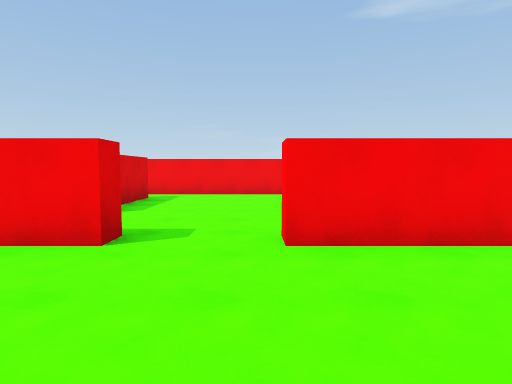
[1] (above)

15 first-person views from a walk through a 3-D level made in the Unity game engine. The camera is 1.5 m above the floor, tilts 4° down and sees 75° across. The floor is counted in squares, 2 m on a side. Each view is taken from the middle of a square. On the plan, view 1 faces up. The plan holds only what a view shows up to about 11 squares ahead; the rest is blank. The player is left out.

[2]
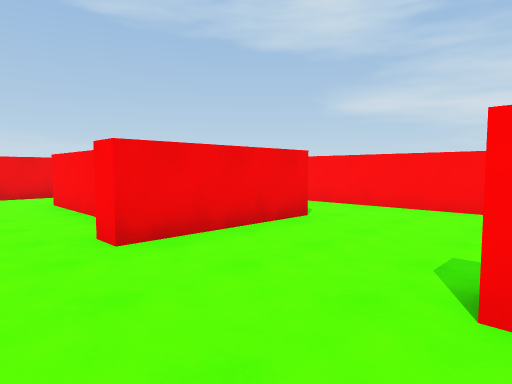

[3]
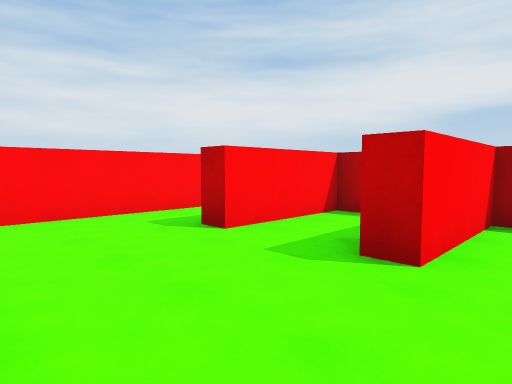

[4]
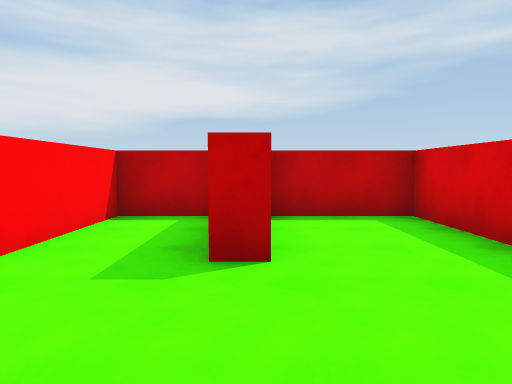

[5]
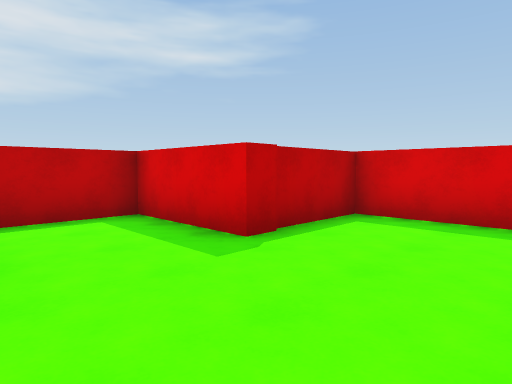

[6]
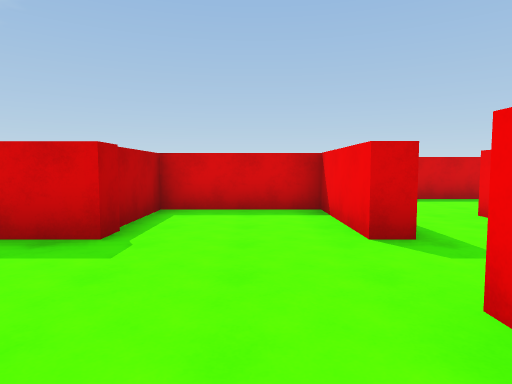

[7]
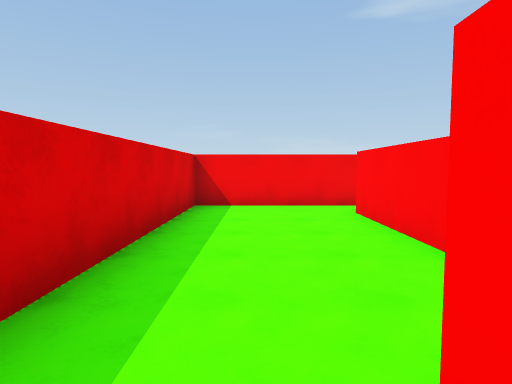

[8]
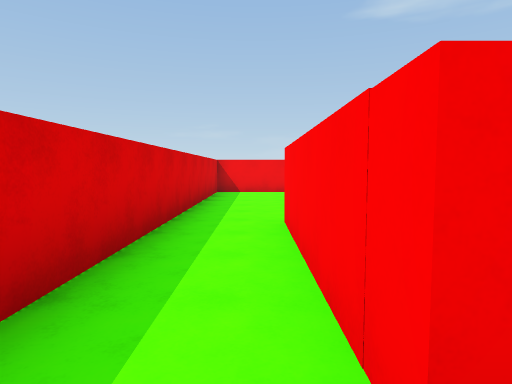

[9]
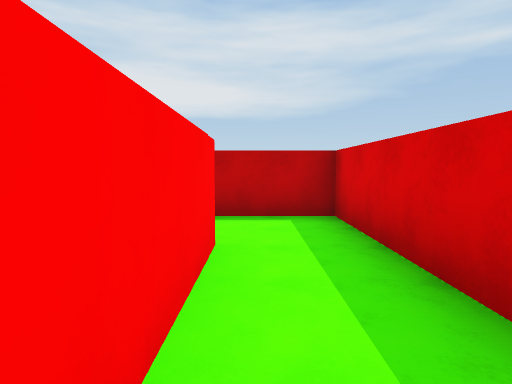

[10]
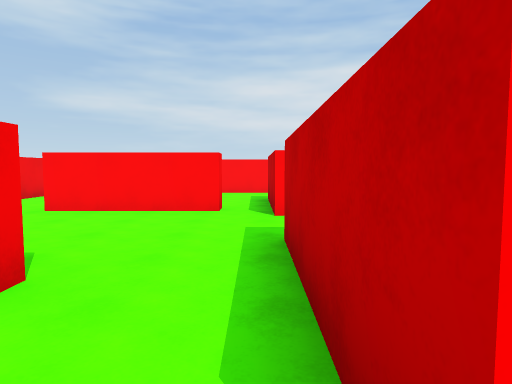

[11]
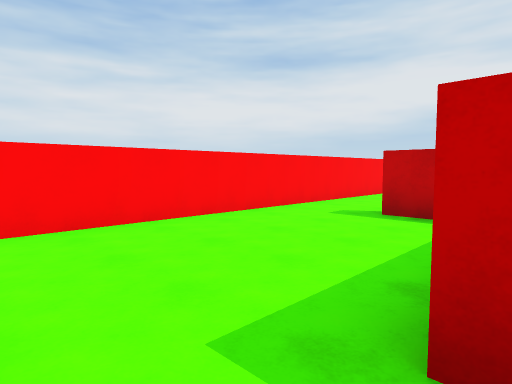

[12]
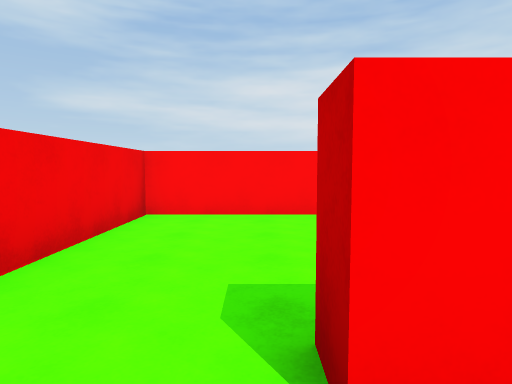

[13]
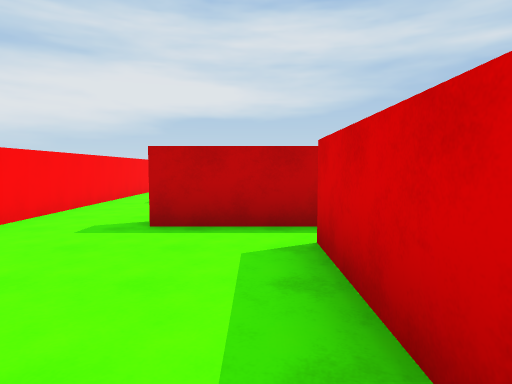

[14]
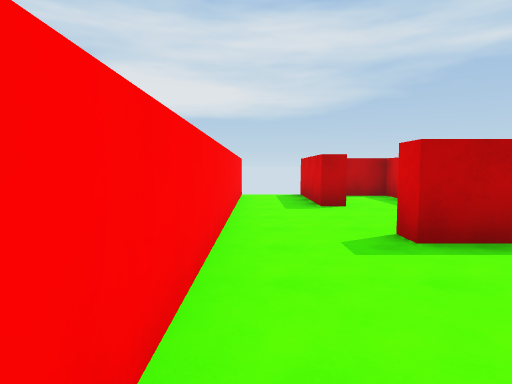

[15]
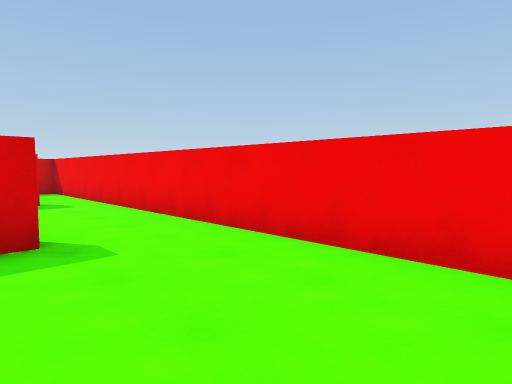

### Floor plan
Ten units are one square. View 1 is at (0, 0); x grows to the right and y downward. Boxes are objects, and circles mark ways between rooms. Rooms are numbered by the first view taken in them; rooms with no view inside come last. Other rooms are left out.
<svg viewBox="-68 -103 127 136">
<path fill="none" stroke="#000" d="M14 15 14 22 32 22 32 -4 37 -4 37 28M34 -37 34 -32 3 -32 3 -37M14 -46 9 -46M-15 -37 -15 -32 -41 -32 -41 -4 -15 -4 -15 22 9 22 9 -4 15 -4M54 26 54 -36M-46 2 -46 -37 -34 -37M-33 -59 -33 -88M-36 -98 -63 -98 -63 22 -42 22M9 -77 14 -77 14 -46M54 -36 54 -98 4 -98M3 -37 34 -37M-28 -56 -34 -56M-28 -88 -28 -69M9 -46 9 -77M4 -98 -36 -98M-34 -37 -15 -37"/>
<circle cx="45" cy="-40" r="3" fill="#2a7"/>
<circle cx="-5" cy="-40" r="3" fill="#2a7"/>
<circle cx="-30" cy="-50" r="3" fill="#2a7"/>
<circle cx="-30" cy="-90" r="3" fill="#2a7"/>
<circle cx="10" cy="-85" r="3" fill="#2a7"/>
<text x="10" y="-10">1</text>
<text x="-50" y="-30">2</text>
<text x="30" y="-70">3</text>
<text x="-10" y="-70">4</text>
</svg>
Room 1 opens to room 3. Room 1 opens to room 4. Room 2 opens to room 4. Room 3 opens to room 4.

Where each view was taken, in squares from view 1:
view 1: 0 up, 0 right, facing up
view 2: 0 up, 1 left, facing up-right
view 3: 3 up, 0 right, facing down-right
view 4: 3 up, 1 right, facing down
view 5: 3 up, 1 right, facing down-left
view 6: 2 up, 2 right, facing left
view 7: 3 up, 5 left, facing up
view 8: 1 down, 5 left, facing up
view 9: 3 up, 5 left, facing down
view 10: 4 up, 5 left, facing right
view 11: 9 up, 1 right, facing down-right
view 12: 8 up, 0 right, facing right
view 13: 8 up, 2 right, facing down
view 14: 7 up, 5 right, facing down
view 15: 7 up, 5 right, facing up-left
